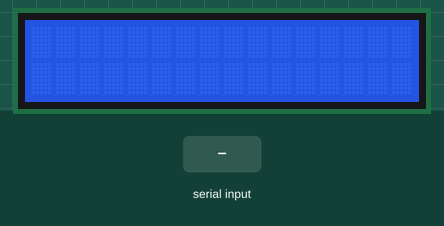
Simulated run of this sketch. Board: Arduino Uno, built with avr-gcc and run on an emulated ATmega328P. Shown: 16×2 character LCD. Inputs (shaded band) come from the test bench.

Above: at 1.2 s.
1.3 s: "1" received over Serial
At 2.3 s:
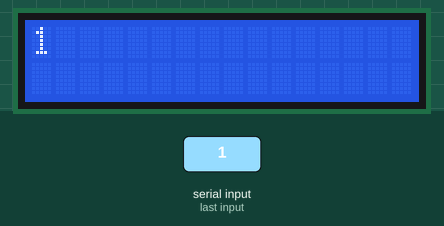
2.9 s: "0" received over Serial
At 3.5 s:
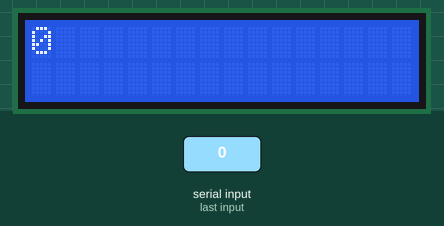
4.5 s: "2" received over Serial
At 5.9 s:
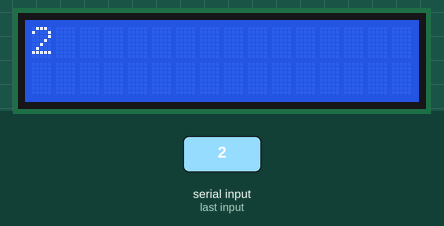
Timing chart, 0 to 7.5 s (numbered marks = the images above; inputs shaded):
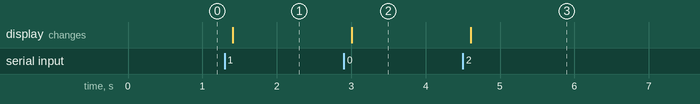

The sketch:

A9-3.ino
```cpp
#include <LiquidCrystal_I2C.h>

LiquidCrystal_I2C lcd (0x27,16,2);
long Count = 0;

void setup() {
  // put your setup code here, to run once:
  lcd.init();
  lcd.backlight();

  Serial.begin(9600);

}

void loop() {
  // put your main code here, to run repeatedly:
  if (Serial.available()){
    delay(100);
    lcd.clear();

    while (Serial.available() > 0) lcd.print((char)Serial.read());
  }
}
```

Measured:
- after the input at 1.3 s, the display: changes after 0.10 s (image 1)
- after the input at 2.9 s, the display: changes after 0.10 s (image 2)
- after the input at 4.5 s, the display: changes after 0.10 s (image 3)
